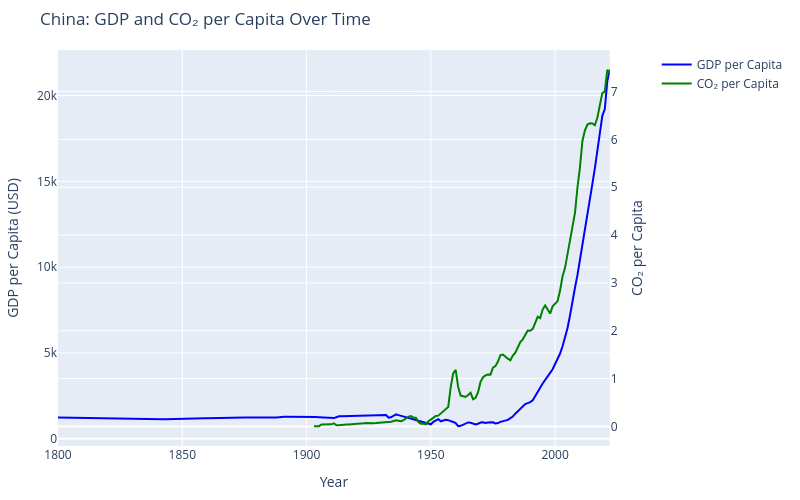

The code cell stored with this chart in its notebook:
### Code cell
plot_gdp_co2_px("China")

### Figure 1 — Plotly figure (JSON) as saved in the notebook; plotly's stock layout.template omitted (floating-point values rounded to 4 significant figures; data arrays with more than 128 entries replaced by an {"elided": "..."} marker saying what was removed)
{"data": [{"hovertemplate": "GDP: %{y}<extra></extra>", "line": {"color": "blue"}, "mode": "lines", "name": "GDP per Capita", "type": "scatter", "x": {"elided": "223 int values"}, "xaxis": "x", "y": {"elided": "223 float values"}, "yaxis": "y"}, {"hovertemplate": "CO₂: %{y}<extra></extra>", "line": {"color": "green"}, "mode": "lines", "name": "CO₂ per Capita", "type": "scatter", "x": {"elided": "223 int values"}, "xaxis": "x", "y": {"elided": "223 float values"}, "yaxis": "y2"}], "layout": {"height": 500, "hovermode": "x unified", "margin": {"b": 40, "l": 50, "r": 50, "t": 50}, "title": {"text": "China: GDP and CO₂ per Capita Over Time"}, "width": 800, "xaxis": {"anchor": "y", "domain": [0, 0.94], "title": {"text": "Year"}}, "yaxis": {"anchor": "x", "domain": [0, 1], "title": {"text": "GDP per Capita (USD)"}}, "yaxis2": {"anchor": "x", "overlaying": "y", "side": "right", "title": {"text": "CO₂ per Capita"}}}}
